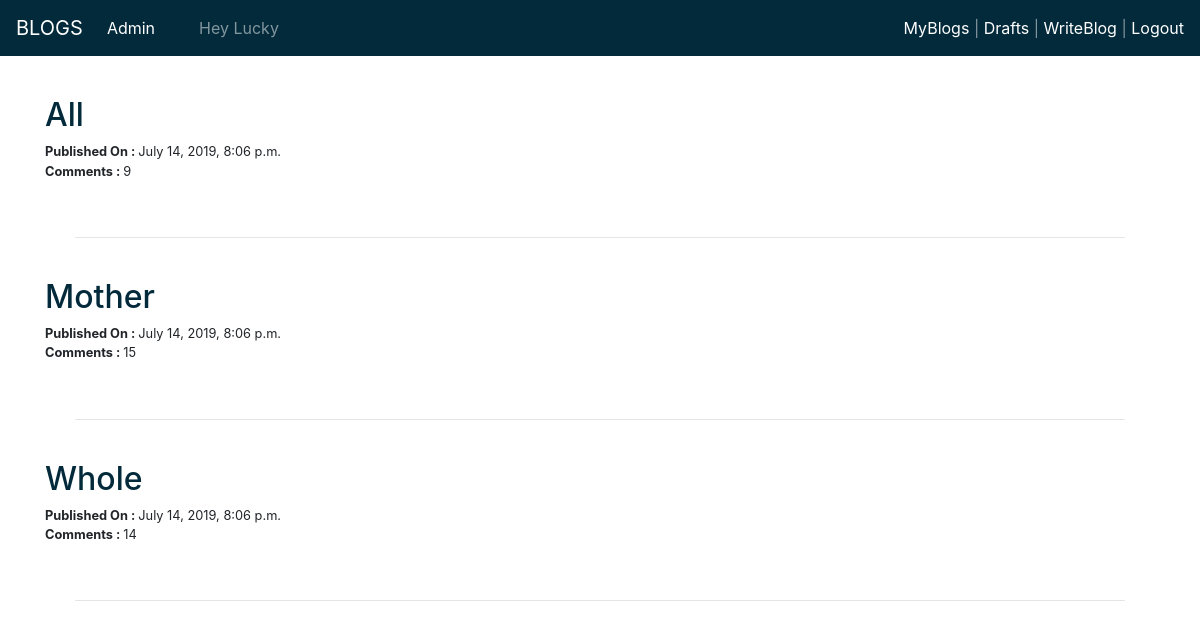
The app's page /blog/userBlogs (signed in) with its own data.
### blog/models.py (models this page shows, shortened)
class Blog(models.Model):
    authorName = models.ForeignKey(User,on_delete=models.CASCADE,related_name='blog')
    title = models.CharField(max_length=200)
    content = models.TextField()
    created_date = models.DateTimeField(default=timezone.now)
    published_date = models.DateTimeField(blank=True, null=True)

class Comment(models.Model):
    post = models.ForeignKey(Blog,on_delete=models.CASCADE,related_name='comments')
    authorName = models.ForeignKey(User,on_delete=models.CASCADE,related_name='comments')
    content = models.TextField()
    created_date = models.DateTimeField(default=timezone.now)
    aproved = models.BooleanField(default=False)

### blog/views.py (the view)
# urls.py: path('userBlogs', views.userBlogList.as_view(), name='userBlogListPage'),
@method_decorator(login_required, name='dispatch')
class userBlogList(ListView):
    model = Blog
    template_name = 'blog/userBlogList.html'
    context_object_name = 'blogList'

### blog/templatetags/myTags.py (called while the page is built)
@register.filter
def customFilter(value):
    value = value.filter(aproved=True)
    return value

### blog/templates/blog/userBlogList.html
<!DOCTYPE html>
{% extends 'blog/base.html' %}
{% load myTags %}
  {% block body_block %}
    <br><br><br>
    {% for i in blogList reversed %}
      {% if i.published_date != None and i.authorName == user %}
        <h2><a class="blogLink" href="{% url 'blog:blogDisplayPage' pk=i.id %}">{{ i.title | title }}</a></h2>
        <p class="Info">
          <strong>Published On : </strong>{{ i.published_date }}<br>
          <strong>Comments : </strong>{{ i.comments.all | customFilter | length }}
        </p>
        <br><div class="container"><div class="container"><hr></div></div><br>
      {% endif %}
    {% endfor %}
  {% endblock %}

### blog/templates/blog/base.html (shortened to what this page needs)
<!DOCTYPE html>
{% load staticfiles %}
<html lang="en">
<head>
  <link rel="stylesheet" href="https://maxcdn.bootstrapcdn.com/bootstrap/4.3.1/css/bootstrap.min.css">
  <link rel="stylesheet" href="{% static 'stylesheet/base.css' %}">
</head>
<body>
  <nav class="navbar navbar-expand-lg navbar-dark bg-dark-blue fixed-top">
  <a class="navbar-brand" href="{% url 'blog:blogListPage' %}">BLOGS</a>
  <div class="collapse navbar-collapse" id="navbarSupportedContent">
    <ul class="navbar-nav mr-auto">
      <li class="nav-item active">
        <a class="nav-link" href="{% url 'admin:index' %}">Admin <span class="sr-only">(current)</span></a>
      </li>
      {% if user.is_authenticated %}
      <li>
        <span class="navbar-text"> &nbsp &nbsp  &nbsp &nbsp</span>
        <span class="navbar-text">Hey {{ user.username | title }}</span>
      </li>
      {% endif %}
    </ul>
    <span class="navbar-text">
          {% if user.is_authenticated %}
          <a href="{% url 'blog:userBlogListPage' %}">MyBlogs </a>
          <span> | </span>
          <a href="{% url 'blog:userDraftListPage' %}">Drafts </a>
          <span> | </span>
          {% endif %}
          <a href="{% url 'blog:blogCreatePage' %}">WriteBlog </a>
          <span> | </span>
          {% if user.is_authenticated %}
          <a href="{% url 'blog:logoutPage' %}">Logout </a>
          {% else %}
          <a href="{% url 'blog:loginPage' %}">Login </a>
          {% endif %}
    </span>
  </div>
</nav>
<header>
</header>
<div class="container">
  {% block body_block %}
  {% endblock %}
</div>
</body>
</html>

### static/stylesheet/base.css (style rules this page uses)
.bg-dark-blue { background-color: #032A3B; }
p { font-size: 1.2rem; }
.blogLink { color: #032A3B; text-decoration: none; }
.Info { font-size: .8rem; }

### records on screen
Blog: title "All", published_date "July 14, 2019, 8:06 p.m.", comments.all|customFilter "9"
Blog: title "Mother", published_date "July 14, 2019, 8:06 p.m.", comments.all|customFilter "15"
Blog: title "Whole", published_date "July 14, 2019, 8:06 p.m.", comments.all|customFilter "14"

### other values on screen
{{ user.username | title }} "Lucky"
